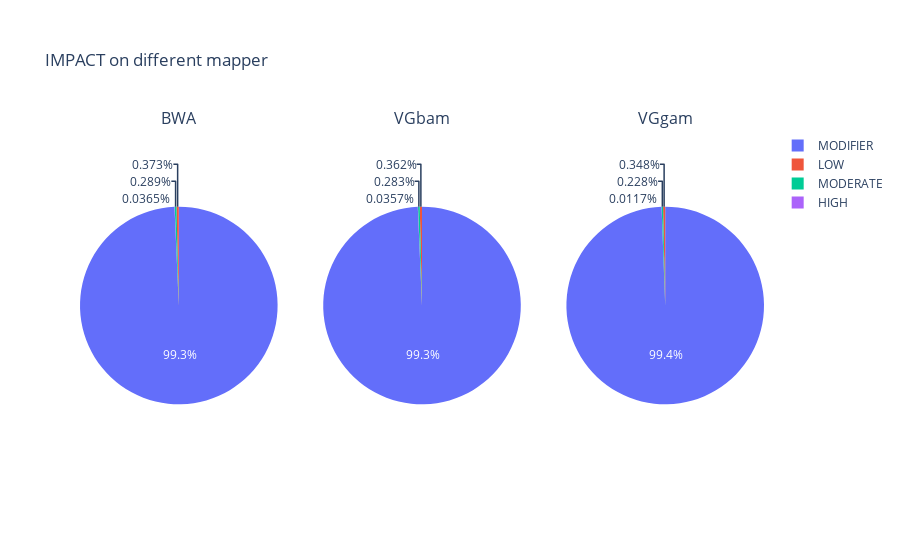

The code cell stored with this chart in its notebook:
### Markdown cell above
#### Check different mapper

### Code cell
fig = make_subplots(1, 3, specs=[[{'type':'domain'}, {'type':'domain'}, {'type':'domain'}]],
                    subplot_titles=['BWA', 'VGbam','VGgam'])

fig.add_trace(go.Pie(labels=count_imp_bwa["ID"], values=count_imp_bwa["pct"], scalegroup='one',
                     name="BWA"), 1, 1)
fig.add_trace(go.Pie(labels=count_imp_VGb["ID"], values=count_imp_VGb["pct"], scalegroup='one',
                     name="VGb"), 1, 2)
fig.add_trace(go.Pie(labels=count_imp_VGg["ID"], values=count_imp_VGg["pct"], scalegroup='one',
                     name="VGg"), 1, 3)

fig.update_layout(title_text='IMPACT on different mapper')
fig.show()

### Figure 1 — Plotly figure (JSON) as saved in the notebook; plotly's stock layout.template omitted (floating-point values rounded to 4 significant figures)
{"data": [{"domain": {"x": [0, 0.2889], "y": [0, 1]}, "labels": ["MODIFIER", "LOW", "MODERATE", "HIGH"], "name": "BWA", "scalegroup": "one", "type": "pie", "values": [99.3, 0.3732, 0.2889, 0.03646]}, {"domain": {"x": [0.3556, 0.6444], "y": [0, 1]}, "labels": ["MODIFIER", "LOW", "MODERATE", "HIGH"], "name": "VGb", "scalegroup": "one", "type": "pie", "values": [99.32, 0.3622, 0.2832, 0.03569]}, {"domain": {"x": [0.7111, 1], "y": [0, 1]}, "labels": ["MODIFIER", "LOW", "MODERATE", "HIGH"], "name": "VGg", "scalegroup": "one", "type": "pie", "values": [99.41, 0.3479, 0.2284, 0.0117]}], "layout": {"annotations": [{"font": {"size": 16}, "showarrow": false, "text": "BWA", "x": 0.1444, "xanchor": "center", "xref": "paper", "y": 1, "yanchor": "bottom", "yref": "paper"}, {"font": {"size": 16}, "showarrow": false, "text": "VGbam", "x": 0.5, "xanchor": "center", "xref": "paper", "y": 1, "yanchor": "bottom", "yref": "paper"}, {"font": {"size": 16}, "showarrow": false, "text": "VGgam", "x": 0.8556, "xanchor": "center", "xref": "paper", "y": 1, "yanchor": "bottom", "yref": "paper"}], "title": {"text": "IMPACT on different mapper"}}}
